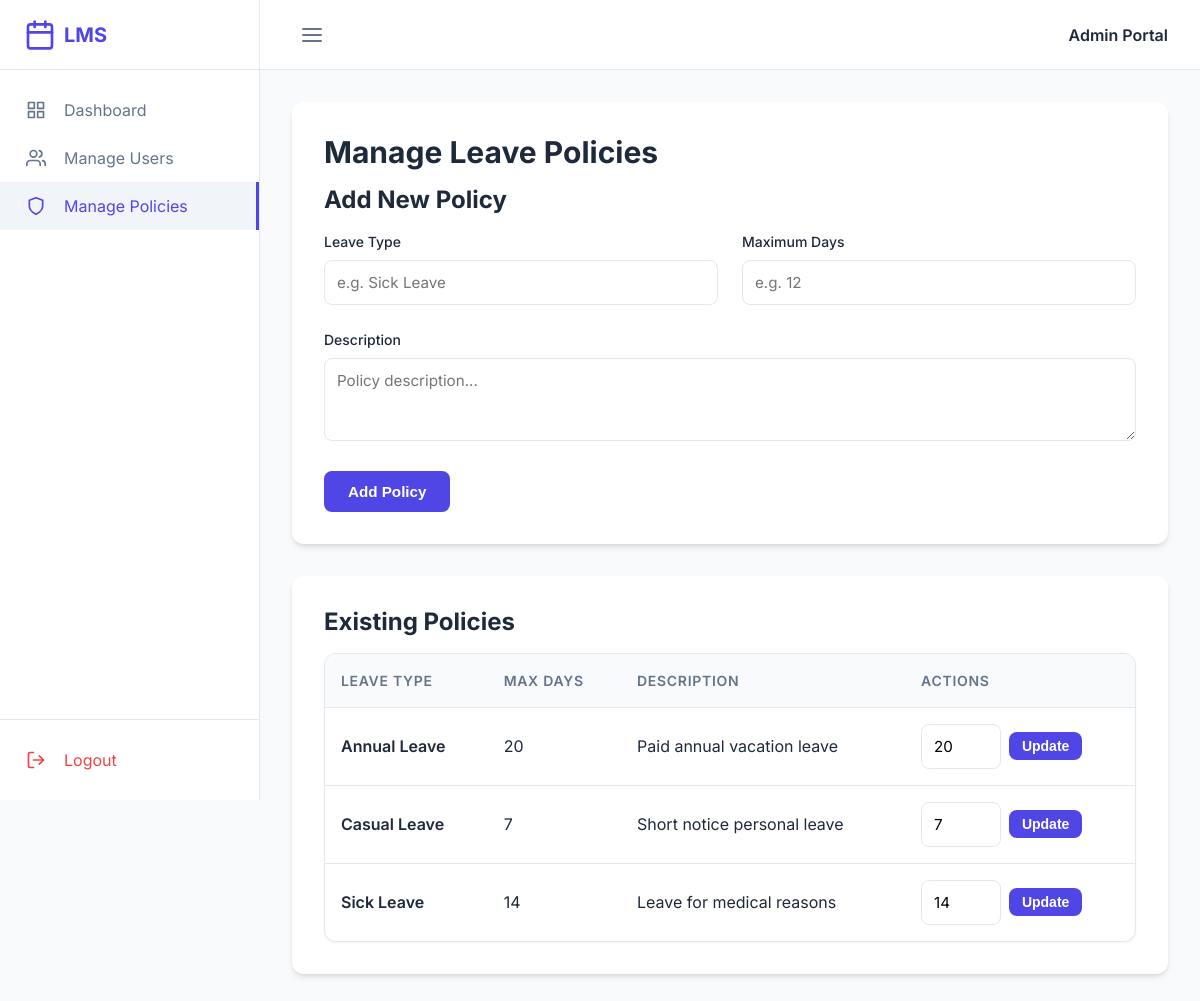
Page /manage_policies.php (signed in) on the committed database.
### tables this page shows
CREATE TABLE `leave_policies` (
  `id` int(11) NOT NULL,
  `leave_type` varchar(50) NOT NULL,
  `max_days` int(11) NOT NULL,
  `description` text DEFAULT NULL,
  `created_at` timestamp NOT NULL DEFAULT current_timestamp()
);

### manage_policies.php (the view, shortened to what this page needs)
<?php
require_once 'config.php';
$policies = $pdo->query("SELECT * FROM leave_policies ORDER BY leave_type")->fetchAll();
require_once 'header.php';
?>
<div class="card" style="margin-bottom: 2rem;">
    <h2>Manage Leave Policies</h2>
    <h3>Add New Policy</h3>
    <form method="POST">
        <div class="grid grid-2">
            <div class="form-group">
                <label>Leave Type</label>
                <input type="text" name="leave_type" required placeholder="e.g. Sick Leave">
            </div>
            <div class="form-group">
                <label>Maximum Days</label>
                <input type="number" name="max_days" required placeholder="e.g. 12">
            </div>
        </div>
        <div class="form-group">
            <label>Description</label>
            <textarea name="description" rows="3" placeholder="Policy description..."></textarea>
        </div>
        <button type="submit" name="add_policy" class="btn btn-primary">Add Policy</button>
    </form>
</div>
<div class="card">
    <h3>Existing Policies</h3>
    <div class="table-container">
        <table>
            <thead>
                <tr>
                    <th>Leave Type</th>
                    <th>Max Days</th>
                    <th>Description</th>
                    <th>Actions</th>
                </tr>
            </thead>
            <tbody>
                <?php foreach ($policies as $policy): ?>
                    <tr>
                        <td>
                            <div style="font-weight: 600;"><?php echo htmlspecialchars($policy['leave_type']); ?></div>
                        </td>
                        <td><?php echo $policy['max_days']; ?></td>
                        <td><?php echo htmlspecialchars($policy['description']); ?></td>
                        <td>
                            <form method="POST" style="display: flex; gap: 0.5rem; align-items: center;">
                                <input type="number" name="max_days" value="<?php echo $policy['max_days']; ?>" style="width: 80px;" class="form-control">
                                <button type="submit" name="update_policy" class="btn btn-sm btn-primary">Update</button>
                            </form>
                        </td>
                    </tr>
                <?php endforeach; ?>
            </tbody>
        </table>
    </div>
</div>
<?php require_once 'footer.php'; ?>

### style.css (style rules this page uses)
:root { --primary-color: #4f46e5; --primary-hover: #4338ca; --secondary-color: #64748b; --success-color: #10b981; --danger-color: #ef4444; --warning-color: #f59e0b; --background-color: #f8fafc; --card-background: #ffffff; --text-primary: #1e293b; --text-secondary: #64748b; --border-color: #e2e8f0; --shadow-sm: 0 1px 2px 0 rgb(0 0 0 / 0.05); --shadow-md: 0 4px 6px -1px rgb(0 0 0 / 0.1), 0 2px 4px -2px rgb(0 0 0 / 0.1); --shadow-lg: 0 10px 15px -3px rgb(0 0 0 / 0.1), 0 4px 6px -4px rgb(0 0 0 / 0.1); --radius-md: 0.5rem; --radius-lg: 0.75rem; --font-sans: 'Inter', system-ui, -apple-system, sans-serif; }
* { box-sizing: border-box; margin: 0; padding: 0; }
body { font-family: var(--font-sans); background-color: var(--background-color); color: var(--text-primary); line-height: 1.5; min-height: 100vh; display: flex; flex-direction: column; }
h1, h2, h3, h4, h5, h6 { color: var(--text-primary); font-weight: 700; line-height: 1.2; margin-bottom: 1rem; }
h2 { font-size: 1.875rem; }
h3 { font-size: 1.5rem; }
.card { background: var(--card-background); border-radius: var(--radius-lg); box-shadow: var(--shadow-md); padding: 2rem; width: 100%; }
.form-group { margin-bottom: 1.5rem; }
label { display: block; font-size: 0.875rem; font-weight: 500; margin-bottom: 0.5rem; color: var(--text-primary); }
input[type="text"], input[type="email"], input[type="password"], input[type="date"], input[type="number"], select, textarea { width: 100%; padding: 0.75rem; border: 1px solid var(--border-color); border-radius: var(--radius-md); font-family: inherit; font-size: 0.95rem; transition: border-color 0.2s, box-shadow 0.2s; }
.btn { display: inline-flex; align-items: center; justify-content: center; padding: 0.75rem 1.5rem; border-radius: var(--radius-md); font-weight: 600; cursor: pointer; transition: all 0.2s; border: none; font-size: 0.95rem; }
.btn-primary { background-color: var(--primary-color); color: white; }
.btn-sm { padding: 0.4rem 0.8rem; font-size: 0.875rem; }
.table-container { overflow-x: auto; background: var(--card-background); border-radius: var(--radius-lg); box-shadow: var(--shadow-sm); border: 1px solid var(--border-color); }
table { width: 100%; border-collapse: collapse; }
th, td { padding: 1rem; text-align: left; border-bottom: 1px solid var(--border-color); }
th { background-color: #f8fafc; font-weight: 600; color: var(--text-secondary); font-size: 0.875rem; text-transform: uppercase; letter-spacing: 0.05em; }
tr:last-child td { border-bottom: none; }
.grid { display: grid; gap: 1.5rem; }
.grid-2 { grid-template-columns: repeat(auto-fit, minmax(250px, 1fr)); }

### rows in the picture
leave_policies: leave_type "Annual Leave", max_days "20", description "Paid annual vacation leave"
leave_policies: leave_type "Casual Leave", max_days "7", description "Short notice personal leave"
leave_policies: leave_type "Sick Leave", max_days "14", description "Leave for medical reasons"

### other values in the picture
$role "Admin"
